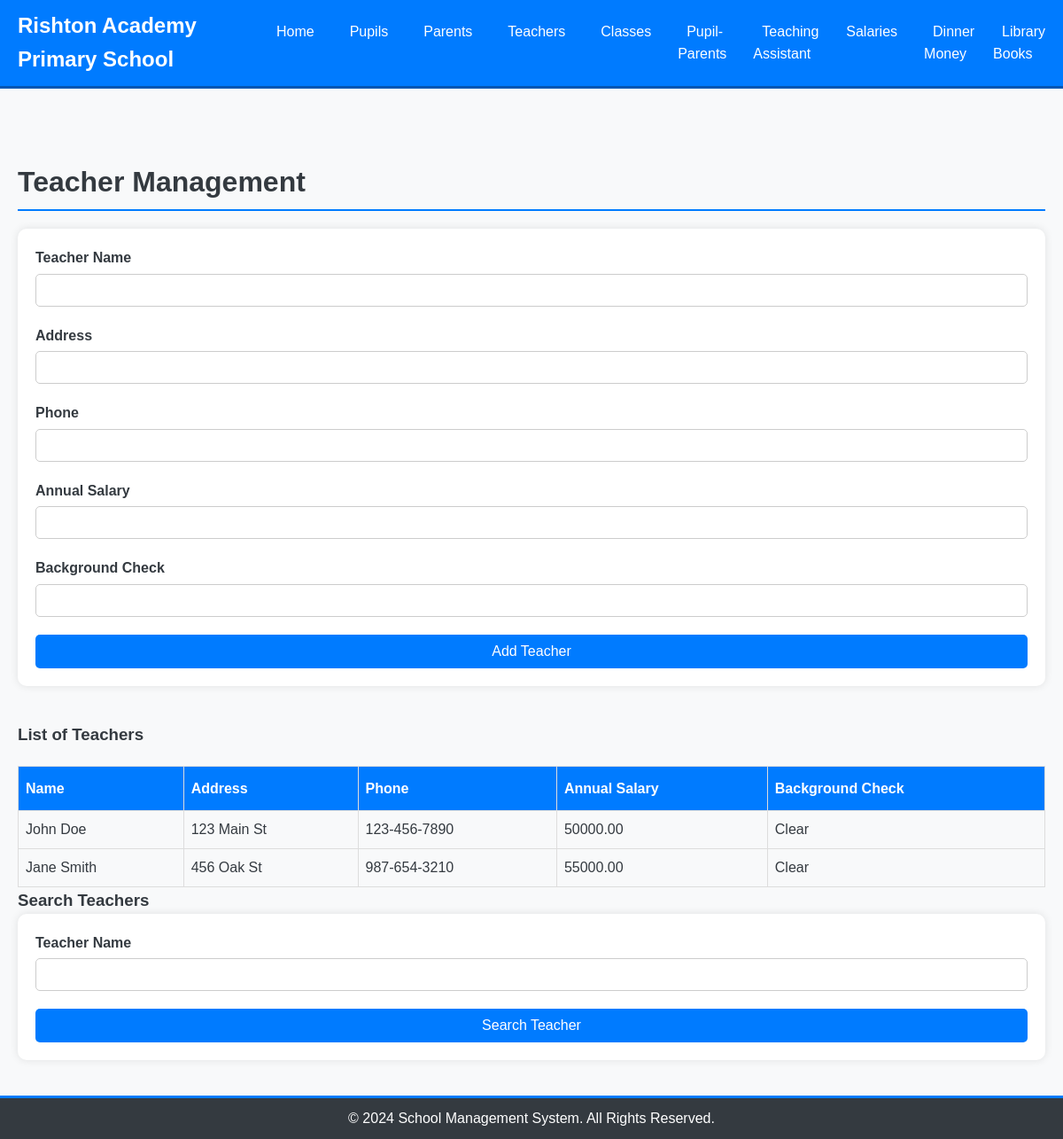
The app's page /teachers.php with its own data.
### tables this page shows
CREATE TABLE `Teachers` (
  `TeacherID` int(11) NOT NULL,
  `Name` varchar(255) NOT NULL,
  `Address` varchar(255) NOT NULL,
  `Phone` varchar(255) DEFAULT NULL,
  `AnnualSalary` decimal(10,2) DEFAULT NULL,
  `BackgroundCheck` varchar(255) DEFAULT NULL
);

### teachers.php (the view, shortened to what this page needs)
<?php include 'templates/layout.php'; ?>
<?php include 'includes/db_connect.php'; ?>
<div class="container">
    <section class="teachers-management">
        <h2>Teacher Management</h2>
        <form method="post" action="teachers.php" class="form-teacher">
            <div class="form-group">
                <label for="name">Teacher Name</label>
                <input type="text" id="name" name="name" required>
            </div>
            <div class="form-group">
                <label for="address">Address</label>
                <input type="text" id="address" name="address" required>
            </div>
            <div class="form-group">
                <label for="phone">Phone</label>
                <input type="text" id="phone" name="phone">
            </div>
            <div class="form-group">
                <label for="annual_salary">Annual Salary</label>
                <input type="number" step="0.01" id="annual_salary" name="annual_salary">
            </div>
            <div class="form-group">
                <label for="background_check">Background Check</label>
                <input type="text" id="background_check" name="background_check">
            </div>
            <button type="submit" name="add_teacher" class="btn btn-primary">Add Teacher</button>
        </form>
        <h3>List of Teachers</h3>
        <table class="teachers-table">
            <thead>
                <tr>
                    <th>Name</th>
                    <th>Address</th>
                    <th>Phone</th>
                    <th>Annual Salary</th>
                    <th>Background Check</th>
                </tr>
            </thead>
            <tbody>
                <?php
                $result = $link->query("SELECT * FROM Teachers");
                while($row = $result->fetch_assoc()) {
                    echo "<tr>
                            <td>" . $row['Name'] . "</td>
                            <td>" . $row['Address'] . "</td>
                            <td>" . $row['Phone'] . "</td>
                            <td>" . $row['AnnualSalary'] . "</td>
                            <td>" . $row['BackgroundCheck'] . "</td>
                        </tr>";
                }
                ?>
            </tbody>
        </table>
        <h3>Search Teachers</h3>
        <form method="get" action="teachers.php" class="form-teacher">
            <div class="form-group">
                <label for="search_name">Teacher Name</label>
                <input type="text" id="search_name" name="search_name" required>
            </div>
            <button type="submit" name="search_teacher" class="btn btn-primary">Search Teacher</button>
        </form>
    </section>
</div>
<footer>
    <div class="container">
        <p>&copy; 2024 School Management System. All Rights Reserved.</p>
    </div>
</footer>
</body>
</html>

### css/styles.css (style rules this page uses)
* { margin: 0; padding: 0; box-sizing: border-box; font-family: Arial, sans-serif; }
body { background-color: #f8f9fa; color: #343a40; line-height: 1.6; }
.container { max-width: 1200px; margin: auto; padding: 0 20px; }
footer { background: #343a40; color: #fff; text-align: center; padding: 10px 0; border-top: 3px solid #007bff; }
footer p { margin: 0; }
.form-group { margin-bottom: 20px; }
.form-group label { margin-bottom: 5px; display: block; font-weight: bold; }
.form-group input, .form-group textarea, .form-group select { width: 100%; padding: 10px; border-radius: 5px; border: 1px solid #ccc; }
.btn { background: #007bff; color: #fff; padding: 10px 20px; text-decoration: none; border-radius: 5px; transition: background 0.3s; cursor: pointer; border: none; font-size: 1em; }
.teachers-management { margin-top: 40px; }
.teachers-management h2 { font-size: 2em; margin-bottom: 20px; border-bottom: 2px solid #007bff; padding-bottom: 5px; }
.form-teacher { display: flex; flex-direction: column; margin-bottom: 40px; padding: 20px; background: #fff; border-radius: 10px; box-shadow: 0 0 10px rgba(0, 0, 0, 0.1); }
.teachers-table { width: 100%; border-collapse: collapse; margin-top: 20px; }
.teachers-table th, .teachers-table td { border: 1px solid #ddd; padding: 8px; text-align: left; }
.teachers-table th { background-color: #007bff; color: white; padding-top: 12px; padding-bottom: 12px; }
.form-group input, .form-group select { width: 100%; padding: 10px; border-radius: 5px; border: 1px solid #ccc; }

### records on screen
teachers: Name "John Doe", Address "123 Main St", Phone "123-456-7890", AnnualSalary "50000.00", BackgroundCheck "Clear"
teachers: Name "Jane Smith", Address "456 Oak St", Phone "987-654-3210", AnnualSalary "55000.00", BackgroundCheck "Clear"
